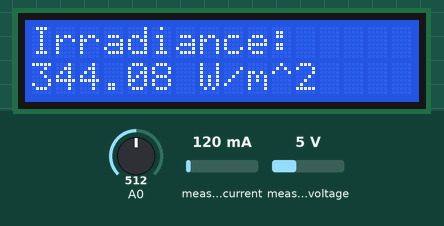
Simulated run of this sketch. Board: Arduino Uno, built with avr-gcc and run on an emulated ATmega328P. Shown: 16×2 character LCD. The test bench sets the inputs (shaded band); at power-on: A0 = 512, measured current 120 mA, measured voltage 5 V. What the sketch prints to the serial monitor is not drawn.

Above: at 1.2 s.
1.3 s: A0 set to 716
At 11.5 s:
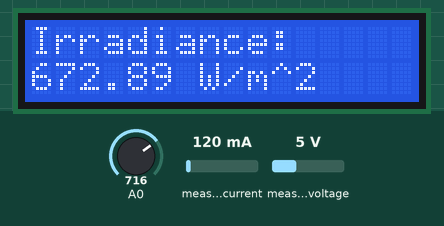
12.0 s: A0 set to 900
At 21.9 s:
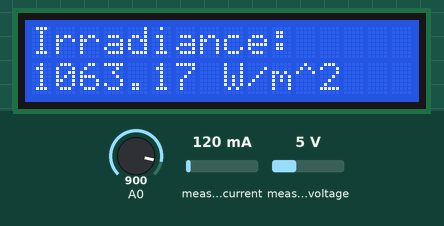
22.2 s: A0 set to 1023
At 32.3 s:
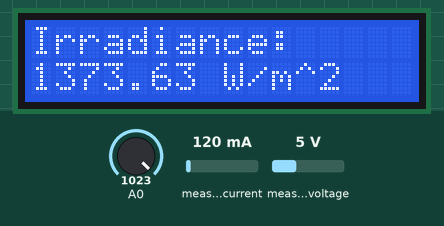
Timing chart, 0 to 33.8 s (numbered marks = the images above; inputs shaded):
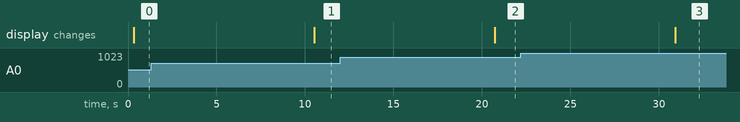

The sketch:

Iradiasi.ino
```cpp
#include <Wire.h>
#include <Adafruit_INA219.h>
#include <LiquidCrystal_I2C.h>

// Inisialisasi LCD (alamat I2C 0x27, ukuran 16x2)
LiquidCrystal_I2C lcd(0x27, 16, 2);

// Konstanta untuk resistor divider
const float R1 = 30.0;   // Nilai resistor R1 dalam kΩ
const float R2 = 7.5;    // Nilai resistor R2 dalam kΩ

// Luas panel surya dalam meter persegi
const float luasPanel = 0.26 * 0.35;  // Meter persegi

Adafruit_INA219 ina219;

void setup() {
  Serial.begin(9600);
  Serial.println("Measuring current, voltage, power, and irradiance with INA219 and solar panel ...");

  // Inisialisasi sensor INA219
  if (!ina219.begin()) {
    Serial.println("Failed to find INA219 chip");
    while (1) { delay(10); }
  }

  // Inisialisasi LCD
  lcd.begin(16, 2);  // Menentukan ukuran LCD 16x2
  lcd.backlight();  // Menghidupkan backlight LCD

  // Setelah inisialisasi berhasil
  Serial.println("INA219 sensor initialized");
}

void loop() {
  float shuntVoltage = 0;
  float busVoltage = 0;
  float current_mA = 0;
  float power_mW = 0;

  // Membaca tegangan shunt (tegangan di sepanjang resistor pengukur arus)
  shuntVoltage = ina219.getShuntVoltage_mV() / 1000.0; // Konversi mV ke V

  // Membaca tegangan bus (tegangan di sepanjang solar panel)
  busVoltage = ina219.getBusVoltage_V();

  // Membaca arus dalam mA
  current_mA = ina219.getCurrent_mA();

  // Menghitung daya dalam mWatt
  power_mW = busVoltage * current_mA;

  // Membaca tegangan pada divider resistor untuk mendapatkan tegangan panel surya
  float voltage_solar_panel = analogRead(A0) * 5.0 / 1023.0; // Baca nilai ADC dan konversi ke tegangan (5V adalah tegangan referensi Arduino)

  // Menghitung daya panel surya dalam Watt
  float power_watt = voltage_solar_panel * voltage_solar_panel / (R2 / (R1 + R2));

  // Konversi daya ke iradiasi (Watt/m^2)
  float irradiance = power_watt / luasPanel;

  Serial.print("Bus Voltage:       "); Serial.print(busVoltage); Serial.println(" V");
  Serial.print("Shunt Voltage:     "); Serial.print(shuntVoltage); Serial.println(" V");
  Serial.print("Current:           "); Serial.print(current_mA); Serial.println(" mA");
  Serial.print("Power (INA219):    "); Serial.print(power_mW); Serial.println(" mW");
  Serial.print("Solar Panel Voltage: "); Serial.print(voltage_solar_panel); Serial.println(" V");
  Serial.print("Power (Calculated): "); Serial.print(power_watt); Serial.println(" W");
  Serial.print("Irradiance:        "); Serial.print(irradiance); Serial.println(" W/m^2");

  Serial.println("-----------------------");

  // Tampilkan hasil ke LCD
  lcd.clear();
  lcd.setCursor(0, 0);
  lcd.print("Irradiance:");
  lcd.setCursor(0, 1);
  lcd.print(irradiance, 2); // Menampilkan 2 digit desimal
  lcd.print(" W/m^2");

  delay(10000); // Delay 10 detik
}
```

Measured:
- after the input at 1.3 s, the display: changes after 9.2 s (image 1)
- after the input at 12.0 s, the display: changes after 8.7 s (image 2)
- after the input at 22.2 s, the display: changes after 8.7 s (image 3)
